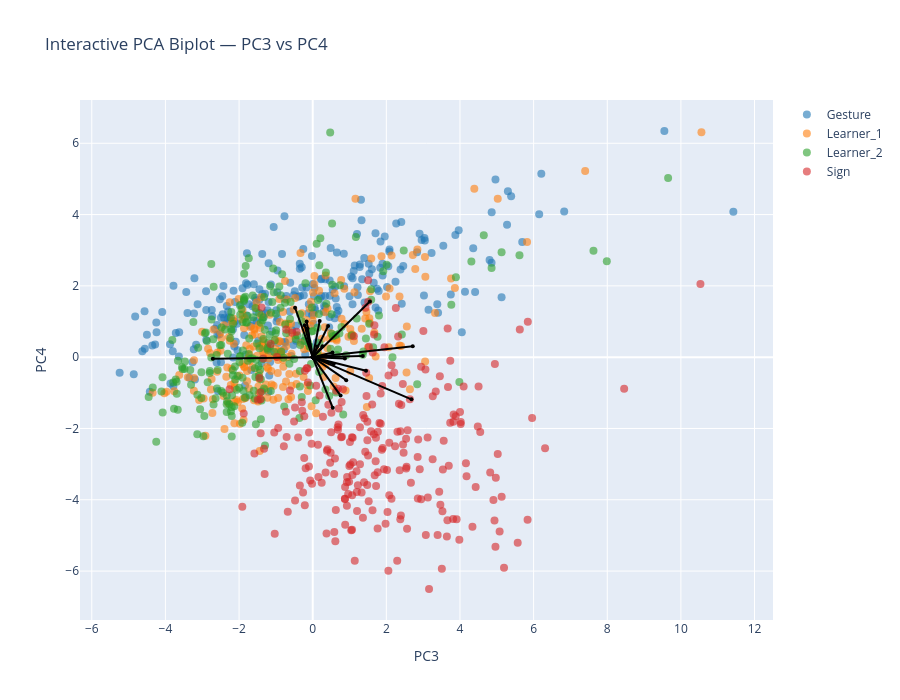

Source (notebook cell):
### Markdown cell above
## PC3-PC4

### Code cell
interactive_PCA_biplot(score=x_new_GS, 
                       coeff=loadings_GS, 
                       labels=feature_names, 
                       y=y, 
                       selected_vars=selected_vars, 
                       pc_x=3, 
                       pc_y=4,
                       le=le,
                       show_labels=False)

### Figure 1 — Plotly figure (JSON) as saved in the notebook; plotly's stock layout.template omitted (floating-point values rounded to 4 significant figures; data arrays with more than 128 entries replaced by an {"elided": "..."} marker saying what was removed)
{"data": [{"hoverinfo": "text", "marker": {"color": "#1f77b4", "opacity": 0.6, "size": 8}, "mode": "markers", "name": "Gesture", "showlegend": true, "text": {"elided": "248 str values"}, "type": "scatter", "x": {"elided": "248 float values"}, "y": {"elided": "248 float values"}}, {"hoverinfo": "text", "marker": {"color": "#ff7f0e", "opacity": 0.6, "size": 8}, "mode": "markers", "name": "Learner_1", "showlegend": true, "text": {"elided": "244 str values"}, "type": "scatter", "x": {"elided": "244 float values"}, "y": {"elided": "244 float values"}}, {"hoverinfo": "text", "marker": {"color": "#2ca02c", "opacity": 0.6, "size": 8}, "mode": "markers", "name": "Learner_2", "showlegend": true, "text": {"elided": "240 str values"}, "type": "scatter", "x": {"elided": "240 float values"}, "y": {"elided": "240 float values"}}, {"hoverinfo": "text", "marker": {"color": "#d62728", "opacity": 0.6, "size": 8}, "mode": "markers", "name": "Sign", "showlegend": true, "text": {"elided": "239 str values"}, "type": "scatter", "x": {"elided": "239 float values"}, "y": {"elided": "239 float values"}}, {"hoverinfo": "text", "hovertext": "gross__variability__arm_speed_Gstd", "line": {"color": "black"}, "marker": {"size": 4}, "mode": "lines+markers", "showlegend": false, "textposition": "top center", "type": "scatter", "x": [0, 1.361], "y": [0, 0.03362]}, {"hoverinfo": "text", "hovertext": "gross__magnitude__arm_speed_peak_mean", "line": {"color": "black"}, "marker": {"size": 4}, "mode": "lines+markers", "showlegend": false, "textposition": "top center", "type": "scatter", "x": [0, 1.448], "y": [0, -0.3821]}, {"hoverinfo": "text", "hovertext": "gross__rhythm__arm_speed_peak_rate", "line": {"color": "black"}, "marker": {"size": 4}, "mode": "lines+markers", "showlegend": false, "textposition": "top center", "type": "scatter", "x": [0, 2.717], "y": [0, 0.3092]}, {"hoverinfo": "text", "hovertext": "gross__rhythm__arm_speed_mod_depth", "line": {"color": "black"}, "marker": {"size": 4}, "mode": "lines+markers", "showlegend": false, "textposition": "top center", "type": "scatter", "x": [0, 0.5446], "y": [0, -1.421]}, {"hoverinfo": "text", "hovertext": "gross__magnitude__arm_acc_Gmean", "line": {"color": "black"}, "marker": {"size": 4}, "mode": "lines+markers", "showlegend": false, "textposition": "top center", "type": "scatter", "x": [0, 2.681], "y": [0, -1.183]}, {"hoverinfo": "text", "hovertext": "gross__variability__arm_acc_Gstd", "line": {"color": "black"}, "marker": {"size": 4}, "mode": "lines+markers", "showlegend": false, "textposition": "top center", "type": "scatter", "x": [0, 0.874], "y": [0, -0.04072]}, {"hoverinfo": "text", "hovertext": "gross__magnitude__arm_acc_peak_mean", "line": {"color": "black"}, "marker": {"size": 4}, "mode": "lines+markers", "showlegend": false, "textposition": "top center", "type": "scatter", "x": [0, 0.9107], "y": [0, -0.6451]}, {"hoverinfo": "text", "hovertext": "gross__rhythm__arm_acc_mod_depth", "line": {"color": "black"}, "marker": {"size": 4}, "mode": "lines+markers", "showlegend": false, "textposition": "top center", "type": "scatter", "x": [0, 0.757], "y": [0, -1.077]}, {"hoverinfo": "text", "hovertext": "gross__rhythm__band1_band_power_totalarm", "line": {"color": "black"}, "marker": {"size": 4}, "mode": "lines+markers", "showlegend": false, "textposition": "top center", "type": "scatter", "x": [0, -2.714], "y": [0, -0.04248]}, {"hoverinfo": "text", "hovertext": "gross__magnitude__bbmv_arms_total", "line": {"color": "black"}, "marker": {"size": 4}, "mode": "lines+markers", "showlegend": false, "textposition": "top center", "type": "scatter", "x": [0, 1.553], "y": [0, 1.559]}, {"hoverinfo": "text", "hovertext": "fine__handshape__fingertip_spread_mean", "line": {"color": "black"}, "marker": {"size": 4}, "mode": "lines+markers", "showlegend": false, "textposition": "top center", "type": "scatter", "x": [0, 0.5368], "y": [0, 0.1303]}, {"hoverinfo": "text", "hovertext": "fine__variability__fingertip_spread_std", "line": {"color": "black"}, "marker": {"size": 4}, "mode": "lines+markers", "showlegend": false, "textposition": "top center", "type": "scatter", "x": [0, 0.1186], "y": [0, 0.296]}, {"hoverinfo": "text", "hovertext": "fine__handshape__thumb_index_mean", "line": {"color": "black"}, "marker": {"size": 4}, "mode": "lines+markers", "showlegend": false, "textposition": "top center", "type": "scatter", "x": [0, 0.2663], "y": [0, 0.3068]}, {"hoverinfo": "text", "hovertext": "fine__variability__thumb_index_std", "line": {"color": "black"}, "marker": {"size": 4}, "mode": "lines+markers", "showlegend": false, "textposition": "top center", "type": "scatter", "x": [0, 0.1891], "y": [0, 1.015]}, {"hoverinfo": "text", "hovertext": "fine__handshape__mcp_tip_mean", "line": {"color": "black"}, "marker": {"size": 4}, "mode": "lines+markers", "showlegend": false, "textposition": "top center", "type": "scatter", "x": [0, -0.1647], "y": [0, 1.004]}, {"hoverinfo": "text", "hovertext": "fine__variability__mcp_tip_std", "line": {"color": "black"}, "marker": {"size": 4}, "mode": "lines+markers", "showlegend": false, "textposition": "top center", "type": "scatter", "x": [0, -0.4794], "y": [0, 1.387]}, {"hoverinfo": "text", "hovertext": "fine__handshape__thumb_opposition_mean", "line": {"color": "black"}, "marker": {"size": 4}, "mode": "lines+markers", "showlegend": false, "textposition": "top center", "type": "scatter", "x": [0, 0.5702], "y": [0, -0.1904]}, {"hoverinfo": "text", "hovertext": "fine__handshape__handshape_size_mean", "line": {"color": "black"}, "marker": {"size": 4}, "mode": "lines+markers", "showlegend": false, "textposition": "top center", "type": "scatter", "x": [0, -0.1404], "y": [0, 0.8011]}, {"hoverinfo": "text", "hovertext": "fine__variability__handshape_size_std", "line": {"color": "black"}, "marker": {"size": 4}, "mode": "lines+markers", "showlegend": false, "textposition": "top center", "type": "scatter", "x": [0, -0.2185], "y": [0, 0.8984]}, {"hoverinfo": "text", "hovertext": "fine__variability__handshape_variability", "line": {"color": "black"}, "marker": {"size": 4}, "mode": "lines+markers", "showlegend": false, "textposition": "top center", "type": "scatter", "x": [0, 0.4185], "y": [0, 0.8729]}], "layout": {"height": 700, "hovermode": "closest", "title": {"text": "Interactive PCA Biplot — PC3 vs PC4"}, "width": 900, "xaxis": {"title": {"text": "PC3"}}, "yaxis": {"title": {"text": "PC4"}}}}
